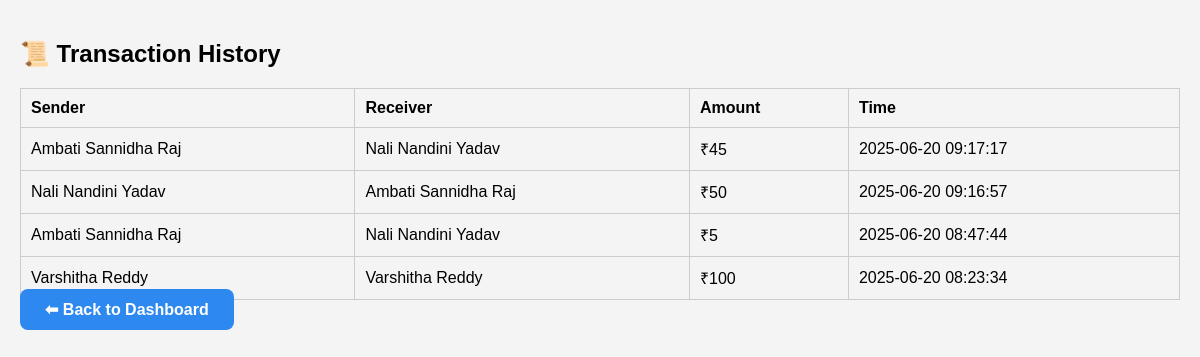
Before: /history with the older database file.
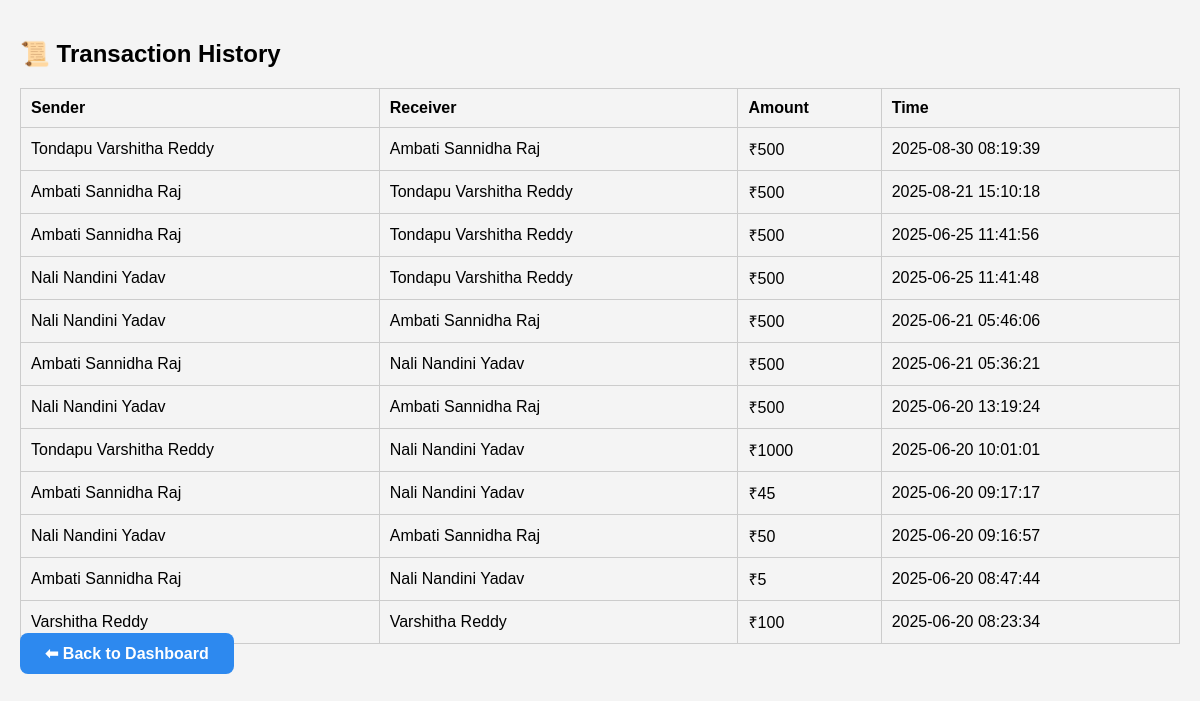
After: the same page with the newer database file.
### tables this page shows
CREATE TABLE transactions (
            id INTEGER PRIMARY KEY AUTOINCREMENT,
            sender TEXT,
            receiver TEXT,
            amount INTEGER,
            time TIMESTAMP DEFAULT CURRENT_TIMESTAMP
        );

### app.py (the view)
@app.route('/history')
def history():
    conn = sqlite3.connect("database/bank.db")
    cursor = conn.cursor()
    cursor.execute("SELECT * FROM transactions ORDER BY time DESC")
    transactions = cursor.fetchall()
    conn.close()
    return render_template("history.html", transactions=transactions)

### templates/history.html (shortened to what this page needs)
<!DOCTYPE html>
<html lang="en">
<head>
  <link rel="stylesheet" href="{{ url_for('static', filename='style.css') }}">
  <link rel="stylesheet" href="https://cdnjs.cloudflare.com/ajax/libs/font-awesome/6.5.0/css/all.min.css">
</head>
<body>
  <div class="container">
    <h2>📜 Transaction History</h2>
    <table>
      <tr><th>Sender</th><th>Receiver</th><th>Amount</th><th>Time</th></tr>
      {% for t in transactions %}
        <tr>
          <td>{{ t[1] }}</td>
          <td>{{ t[2] }}</td>
          <td>₹{{ t[3] }}</td>
          <td>{{ t[4] }}</td>
        </tr>
      {% endfor %}
    </table>
    <a href="{{ url_for('dashboard') }}" class="btn">⬅ Back to Dashboard</a>
  </div>
</body>
</html>

### static/style.css (style rules this page uses)
body { font-family: Arial, sans-serif; margin: 0; padding: 0; background-color: #f4f4f4; }
.btn { background-color: #2d89ef; color: white; padding: 12px 25px; text-decoration: none; font-weight: bold; border-radius: 8px; }
table { width: 100%; border-collapse: collapse; }
td, th { padding: 10px; border: 1px solid #ccc; text-align: left; word-wrap: break-word; max-width: 200px; white-space: normal; }
.container { padding: 20px; }
.container { overflow-x: auto; }

Changed rows visible on the page:
added transactions: sender "Tondapu Varshitha Reddy", receiver "Ambati Sannidha Raj", amount "500", time "2025-08-30 08:19:39"
added transactions: sender "Ambati Sannidha Raj", receiver "Tondapu Varshitha Reddy", amount "500", time "2025-08-21 15:10:18"
added transactions: sender "Ambati Sannidha Raj", receiver "Tondapu Varshitha Reddy", amount "500", time "2025-06-25 11:41:56"
added transactions: sender "Nali Nandini Yadav", receiver "Tondapu Varshitha Reddy", amount "500", time "2025-06-25 11:41:48"
added transactions: sender "Nali Nandini Yadav", receiver "Ambati Sannidha Raj", amount "500", time "2025-06-21 05:46:06"
added transactions: sender "Ambati Sannidha Raj", receiver "Nali Nandini Yadav", amount "500", time "2025-06-21 05:36:21"
added transactions: sender "Nali Nandini Yadav", receiver "Ambati Sannidha Raj", amount "500", time "2025-06-20 13:19:24"
added transactions: sender "Tondapu Varshitha Reddy", receiver "Nali Nandini Yadav", amount "1000", time "2025-06-20 10:01:01"
